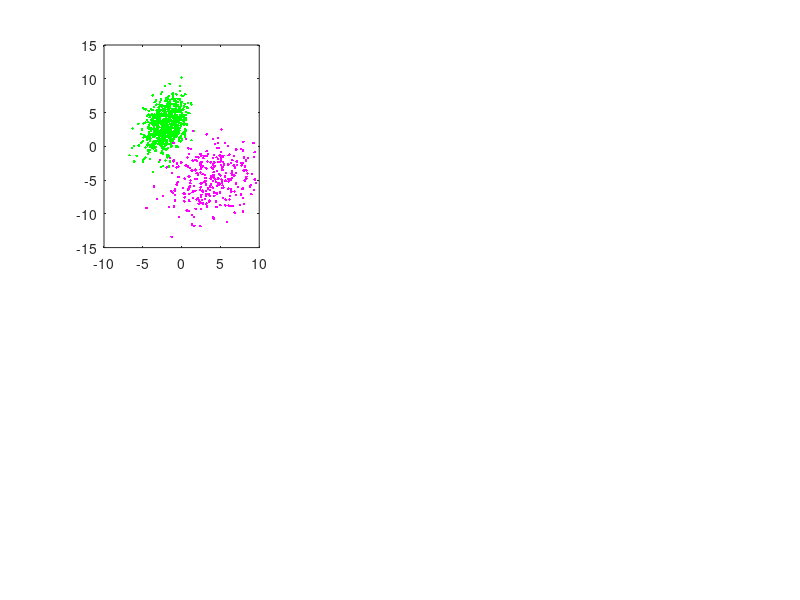

Source code (MATLAB): (Note: this script raises an error after producing the figure.)
% MISAEL MORALES  -  MATH 7993 Numerical Optimization  -  PROJECT
% ------------------------------------------------------------------------
% OPTIMAL PREDICTION AND CLUSTERING OF GAUSSIAN MIXTURE MODELS
% ------------------------------------------------------------------------
% This is a MTALAB script routine to perform the Expectation-Maximization
% algorithm on a multivariate gaussian mixture model.
% The goal is to obtain estimates for the means, covariances, and
% proportions and to further improve estimates using the Optimization
% Toolbox.
% Misael Morales - MATH 7993 - July 2020
%
% ------------------------------------------------------------------------
clear; clc; close all
tic % Start timer for script runtime
fprintf('MISAEL MORALES - MATH 7993 NUMERICAL OPTIMIZATION - PROJECT\n');
fprintf('OPTIMIZATION OF MULTIVARIATE GAUSSIAN MIXTURE MODEL\n');
% ------------------------------------------------------------------------
%% Step 0: Define problem variables
numsamples = 1000;          % Number of randomly generated data points

mu1 = [-2 3];               % Mean vector 1
mu2 = [4 -5];               % Mean vector 2
sigma1 = [2 1 ; 0 5];       % Covariance matrix 1
sigma2 = [8 1 ; 1 8];       % Covariance matrix 2
prop = [7 3];               % Proportion of each distribution
prop = prop/sum(prop);      % Normalize proportions as decimals constraint

x0 = [mu1(1),mu1(2);mu2(1),mu2(2);
      sigma1(1,1),sigma1(1,2);sigma1(2,1),sigma1(2,2);
      sigma2(1,1),sigma2(1,2);sigma2(2,1),sigma2(2,2);
      prop(1),prop(2)];

% Define the dimensionality and the number of clusters to be estimated.
n = 2;          % The vector lengths equal to the number of dimensions
k = 2;          % The number of clusters.

% Define stopping criterion. 
tol     = 1e-6;        % Stopping criteria 1: tolerance
maxiter = 5;           % Stopping criteria 2: maximum number of iterations
%
%% Step 1: Print data & Generate data from TWO 2D distributions.

% Print initial variables
fprintf('Real Mu1: [%.2f, %.2f]\n', mu1);
fprintf('Real Mu2: [%.2f, %.2f]\n', mu2);
fprintf('Real Sigma1: [%.2f %.2f ; %.2f %.2f]\n', sigma1);
fprintf('Real Sigma2: [%.2f %.2f ; %.2f %.2f]\n', sigma2);
fprintf('Real Proportions: [%.3f, %.3f]\n', prop);

dim1 = numsamples*prop(1);    % Number of data points from each distribution
dim2 = numsamples*prop(2);

% Generate sample points with the specified means and covariance matrices.
R1 = chol(sigma1);
X1 = randn(dim1, 2) * R1;     % Random normal (randn) number generator
X1 = X1 + repmat(mu1, size(X1, 1), 1);  % n*1 repmat for same dims as X1

R2 = chol(sigma2);
X2 = randn(dim2, 2) * R2;     % Random normal (randn) number generator
X2 = X2 + repmat(mu2, size(X2, 1), 1);  % n*1 repmat for same dims as X2

global X
X = [X1; X2]; % Combine the two sets of random normal elements into one


m = size(X, 1); % The number of data points; rows of X

% Ensure positive-semidefinite constraint on covariance matrices
sigma1 = chol(sigma1)*chol(sigma1)';
sigma2 = chol(sigma2)*chol(sigma2)';

% Generate a 1,2 classification to use Classification Learner Toolbox
class1 = cat(2, X1,   ones(size(X1,1), 1));
class2 = cat(2, X2, 2*ones(size(X2,1), 1));
Xclass = [class1;class2];

%%====================================================
%% STEP 2: Define initial values for the parameters.
% Use the GMM_InitialGuess MATLAB subroutine to define the starting value
% for the EM-algorithm.
%
% A = Means / B = Covariances / C = Proportions
%% 1a: Good initial Guesses
%{
% A1: Mu - Randomly modify by Normal Distribution the means to be initial guess.
mu = [mu1+rand(1);mu2+rand(1)];
mu1g = mu(1,:); %for printing initial guesses
mu2g = mu(2,:); %for printing initial guesses

% B1: Sigma - Use overall covariance of the dataset as the initial variance for each cluster.
sigma = []; 
for j = 1:k
    sigma{j} = cov(X);
end
% C1: Proportions - Assign equal PRIOR probabilities to each cluster.
phi = ones(1, k) * (1 / k);
%}
%% 1b: Bad Initial Guess - 2D case
%
mu1g     = [-2 , 2];
mu2g     = [5 , -5];
mu = [mu1g;mu2g];
sigma{1} = [50, 5; 5, 50];
sigma{2} = [30, 0.1; 1, 3];
phi      = [99 11];
phi      = phi/sum(phi);

x0g = [mu1g; mu2g;
       sigma{1}(1,:);sigma{1}(2,:);
       sigma{2}(1,:);sigma{2}(2,:);
       phi(1),phi(2)];
%}
%%
fprintf('-----------------------------------------------------------\n');
fprintf('Initial Guess Mu1: [%.2f, %.2f]\n', mu1g);
fprintf('Initial Guess Mu2: [%.2f, %.2f]\n', mu2g);
fprintf('Initial Guess Sigma1: [%.2f %.2f ; %.2f %.2f]\n', sigma{1});
fprintf('Initial Guess Sigma2: [%.2f %.2f ; %.2f %.2f]\n', sigma{2});
fprintf('Initial Guess Proportions: [%.3f, %.3f]\n', phi);
%% Scatterplot and Contours for Original Data
% Define parameters for grid density and dimensions.
gridSize = 50;
 maxgrid = max(max(mu1,mu2)) + max(max(max(sigma1,sigma2)));
       u = linspace(-maxgrid, maxgrid, gridSize);
% Display a scatter plot of the data from the two distributions.
% Save space as a subplot to plot side-by-side with EM-generated
% distribution estimates.
figure(1)
subplot(2,3,1);
hold off;
plot(X1(:, 1), X1(:, 2), 'g.');
hold on;
plot(X2(:, 1), X2(:, 2), 'm.');

% Define a [gridSize^2 x 2] matrix 'gridX' of coordinates representing
% the input values over the grids.
[A , B] = meshgrid(u, u);
gridX   = [A(:), B(:)];

% Calculate the Gaussian distribution for every value in the grid.
z1 = GaussianNormalDist(gridX, mu1, sigma1);
z2 = GaussianNormalDist(gridX, mu2, sigma2);

% Reshape the responses back into a 2D grid to be plotted with contour.
Z1 = reshape(z1, gridSize, gridSize);
Z2 = reshape(z2, gridSize, gridSize);

% Plot the contour lines (5) to show the pdf over the data.
contour(u, u, Z1, 5);
contour(u, u, Z2, 5);
daspect([1 1 1])

plot(mu1(1),mu1(2),'k.','MarkerSize',20)    %plot original center X1
plot(mu2(1),mu2(2),'k.','MarkerSize',20)    %plot original center X2

title('True PDFs');
%% Histogram for Original Data
figure(2)
subplot(2,1,1);
hold off
histogram(X);
hold on
title('Histogram of MV Normal Data')
xlabel('X'); ylabel('Frequency');
%savefig('GMM_histogram')
% Create a 3D Surface Plot for the pdf response function
subplot(2,1,2);
hold off
surf([Z1;Z2])
hold on
title('MV PDF for Generated Data')
%% Scatterplot and Contours of Initial Estimates
figure(1)
subplot(2,3,2);
hold off;
plot(X1(:, 1), X1(:, 2), 'g.');
hold on;
plot(X2(:, 1), X2(:, 2), 'm.');
% Calculate the Gaussian distribution for every value in the grid.
z1 = GaussianNormalDist(gridX, mu1g, sigma{1});
z2 = GaussianNormalDist(gridX, mu2g, sigma{2});

% Reshape the responses back into a 2D grid to be plotted with contour.
Z1 = reshape(z1, gridSize, gridSize);
Z2 = reshape(z2, gridSize, gridSize);

% Plot the contour lines (5) to show the pdf over the data.
contour(u, u, Z1, 5);
contour(u, u, Z2, 5);
daspect([1 1 1])

plot(mu1g(1),mu1g(2),'k.','MarkerSize',20)    %plot original center X1
plot(mu2g(1),mu2g(2),'k.','MarkerSize',20)    %plot original center X2

title('Initial Guess');
%%===================================================
%% STEP 3: Run Expectation Maximization (EM) Algorithm
for iter = 1:maxiter    
    %% STEP 3a: Expectation
    %
    % Calculate the probability for each data point for each distribution.
    
    % Matrix to hold the pdf value for each every data point for every cluster.
    % One row per data point, one column per cluster.
    pdf = zeros(m, k);
    
    % For each Gaussian...
    for j = 1:k
        % Evaluate the Gaussian for all data points for cluster 'j'.
        pdf(:, j) = GaussianNormalDist(X, mu(j, :), sigma{j});
    end
    
    % Multiply each pdf value by the prior probability for cluster.
    pdf_w = bsxfun(@times, pdf, phi);
    
    % Divide the weighted probabilities by the sum of weighted probabilities for each cluster.
    W = bsxfun(@rdivide, pdf_w, sum(pdf_w, 2));
    
    %%===============================================
    %% STEP 3b: Maximization
    %%% Calculate the probability for each data point for each distribution.

    % Store the previous means, to be optimized iteratively.
    prevMu = mu;    
    
    % For each of the Gaussian...
    for j = 1:k
    
        % Calculate the prior probability for cluster 'j'.
        prop_(j) = mean(W(:, j), 1);
        
        % Calculate the new mean for cluster 'j' by taking the weighted
        % average of all data points.
        weights  = W(:,j);
        val      = weights' * X;
        mu(j, :) = val ./ sum(weights, 1);

        % Calculate the covariance matrix for cluster 'j' by taking the 
        % weighted average of the covariance for each training example. 
        sigma_k = zeros(n, n);
        
        % Subtract the cluster mean from all data points.
        Xm = bsxfun(@minus, X, mu(j, :));
        
        % Calculate the contribution of each training example to the covariance matrix.
        for i = 1:m
            sigma_k = sigma_k + (W(i, j) .* (Xm(i, :)' * Xm(i, :)));
        end
   
        % Divide by the sum of weights.
        sigma{j} = sigma_k ./ sum(W(:, j));
    end
    
    % Check for convergence.
    if abs(mu - prevMu) < tol
        break
    end
            
% End of Expectation Maximization (EM)    
end

%% Step 4: Print final values
fprintf('-----------------------------------------------------------\n');
% Rename final variables
mu1_    = mu(1,:);
mu2_    = mu(2,:);
sigma1_ = sigma{1};
sigma2_ = sigma{2};

% print final variables
fprintf('EM-estimated Mu1: [%.4f, %.4f]\n', mu1_);
fprintf('EM-estimated Mu2: [%.4f, %.4f]\n', mu2_);
fprintf('EM-estimated Sigma1: [%.3f %.3f ; %.3f %.3f]\n', sigma1_);
fprintf('EM-estimated Sigma2: [%.3f %.3f ; %.3f %.3f]\n', sigma2_);
fprintf('EM-estimated Proportions: [%.4f, %.4f]. Sum: %.4f\n', prop_, sum(prop_));

% Print the stopping criteria and the total number of EM iterations
fprintf('Stopping Criteria: max iterations (%d) | tolerance (%.1d)\n', maxiter, tol)

if iter == maxiter
    fprintf('Maximum number of iterations (%d) was reached before convergence!\n', iter)
else 
    fprintf('Total EM Iterations: %d\n', iter);
end

% END of main script
%% Scatterplot and Contours for EM-estimated Data
%
% Display a scatter plot of the data from the two distributions.
figure(1)
subplot(2,3,4);
hold off;
plot(X1(:, 1), X1(:, 2), 'g.');
hold on;
plot(X2(:, 1), X2(:, 2), 'm.');

% Again, create a [gridSize^2 x 2] matrix 'gridX' of coordinates representing
% the input values over the grid.
[A , B] = meshgrid(u, u);
gridX   = [A(:), B(:)];

% Calculate the Gaussian response for every value in the grid.
z1_ = GaussianNormalDist(gridX, mu1_, sigma1_);
z2_ = GaussianNormalDist(gridX, mu2_, sigma2_);

% Reshape the responses back into a 2D grid to be plotted with contour.
Z1_ = reshape(z1_, gridSize, gridSize);
Z2_ = reshape(z2_, gridSize, gridSize);

% Plot the contour lines (5) to show the pdf over the data.
contour(u, u, Z1_, 5);
contour(u, u, Z2_, 5);
daspect([1 1 1])

plot(mu1(1),mu1(2),'k.','MarkerSize',20)    %plot original center X1
plot(mu2(1),mu2(2),'k.','MarkerSize',20)    %plot original center X2
plot(mu1_(1),mu1_(2),'k*')  %plot new center X1
plot(mu2_(1),mu2_(2),'k*')  %plot new center X2
title('EM Contours');
%savefig('GMM_orig_EM_data_contour')
%
% ------------------------------------------------------------------------
%% Optimization Toolbox - fminsearch
fprintf('-----------------------------------------------------------\n');
fprintf('Optimization Toolbox subroutine: \n');

% Store as a single output for Optimization Toolbox
x0_ = [mu1_(1),mu1_(2); mu2_(1),mu2_(2);
      sigma1_(1,1),sigma1_(1,2); sigma1_(2,1),sigma1_(2,2);
      sigma2_(1,1),sigma2_(1,2); sigma2_(2,1),sigma2_(2,2);
      prop_(1),prop_(2)];
% Optimization Toolbox Options & Settings
%'Display',     'iter',...
options = optimset(...
'PlotFcns',    {@optimplotfval,@optimplotfunccount},...
'MaxIter',     500,...
'MaxFunEvals', 5000,...             
'TolFun',      1e-6,...
'TolX',        1e-6);
% Use the functions in the Optimization Toolbox to optimize the Negative
% Log-Likelihood function for the Gaussian Mixture Model.
figure(3)
[optXval,optFval,optFlag,optOut]  = fminsearch(@GMM_negloglik, x0_, options);
copyobj(get(gcf,'children'),figure(3));
hold on
xlabel('fminsearch iteration')
hold off
optXval(7,:) = optXval(7,:)/sum(optXval(7,:));
mu1_opt1 = optXval(1,:);
mu2_opt1 = optXval(2,:);
sigma1_opt1 = optXval(3:4,:);
sigma2_opt1 = optXval(5:6,:);
prop_opt1 = optXval(7,:);
% Printing optimization 1 outputs      
fprintf('-----------------------------------------------------------\n');
fprintf('NMS Optimization-estimated Mu1: [%.4f, %.4f]\n', mu1_opt1);
fprintf('NMS Optimization-estimated Mu2: [%.4f, %.4f]\n', mu1_opt1);
fprintf('NMS Optimization-estimated Sigma1: [%.3f %.3f ; %.3f %.3f]\n', sigma1_opt1);
fprintf('NMS Optimization-estimated Sigma2: [%.3f %.3f ; %.3f %.3f]\n', sigma2_opt1);
fprintf('NMS Optimization-estimated Proportions: [%.4f, %.4f]. Sum: %.3f \n', prop_opt1, sum(prop_opt1));   
fprintf('-----------------------------------------------------------\n');
%
%% Printing optimization 2 outputs - fminunc
% Optimization Toolbox Options & Settings
%'Display',     'iter',...
options2 = optimset(...
'PlotFcns',    {@optimplotfval,@optimplotfirstorderopt}, ...
'MaxIter',     5000,...       
'MaxFunEvals', 1E6,...                 
'TolFun',      1e-15,...
'TolX',        1e-15);
% Use the functions in the Optimization Toolbox to optimize the Negative
% Log-Likelihood function for the Gaussian Mixture Model.
figure(4)
[optXval2,optFval2,optFlag2,optOut2]  = fminunc(@GMM_negloglik, x0_, options2);
copyobj(get(gcf,'children'),figure(4));
hold on
xlabel('fminunc iteration')
hold off
optXval2(7,:) = optXval2(7,:)/sum(optXval2(7,:));
mu1_opt2 = optXval2(1,:);
mu2_opt2 = optXval2(2,:);
sigma1_opt2 = optXval2(3:4,:);
sigma2_opt2 = optXval2(5:6,:);
prop_opt2 = optXval2(7,:);
% Printing optimization 2 outputs      
fprintf('-----------------------------------------------------------\n');
fprintf('QN Optimization-estimated Mu1: [%.4f, %.4f]\n', mu1_opt2);
fprintf('QN Optimization-estimated Mu2: [%.4f, %.4f]\n', mu2_opt2);
fprintf('QN Optimization-estimated Sigma1: [%.3f %.3f ; %.3f %.3f]\n', sigma1_opt2);
fprintf('QN Optimization-estimated Sigma2: [%.3f %.3f ; %.3f %.3f]\n', sigma2_opt2);
fprintf('QN Optimization-estimated Proportions: [%.4f, %.4f]. Sum: %.3f\n', prop_opt2,sum(prop_opt2));  
%
fprintf('-----------------------------------------------------------\n');
fprintf('EM-estimated Negative Log-Likelihood:        %.4f \n', GMM_negloglik(x0_));
fprintf('fminsearch Negative Log-Likelihood:          %.4f \n', optFval);
fprintf('fminunc Negative Log-Likelihood:             %.4f \n', optFval2);
fprintf('Original Parameters Negative Log-Likelihood: %.4f \n', GMM_negloglik(x0));
%% Plot the new refined estimates
figure(1)
% NMS Optimtool Estimates
subplot(2,3,5);
hold off;
plot(X1(:, 1), X1(:, 2), 'g.');
hold on;
plot(X2(:, 1), X2(:, 2), 'm.');

% Calculate the Gaussian response for every value in the grid.
z1_ = GaussianNormalDist(gridX, mu1_opt1, sigma1_opt1);
z2_ = GaussianNormalDist(gridX, mu2_opt1, sigma2_opt1);

% Reshape the responses back into a 2D grid to be plotted with contour.
Z1_ = reshape(z1_, gridSize, gridSize);
Z2_ = reshape(z2_, gridSize, gridSize);

% Plot the contour lines (5) to show the pdf over the data.
contour(u, u, Z1_, 5);
contour(u, u, Z2_, 5);
daspect([1 1 1])

plot(mu1(1),mu1(2),'k.','MarkerSize',20)    %plot original center X1
plot(mu2(1),mu2(2),'k.','MarkerSize',20)    %plot original center X2
plot(mu1_opt1(1),mu1_opt1(2),'k*')  %plot new center X1
plot(mu2_opt1(1),mu2_opt1(2),'k*')  %plot new center X2
title('NMS Contours');

% QN Optimtool Estimates
subplot(2,3,6);
hold off;
plot(X1(:, 1), X1(:, 2), 'g.');
hold on;
plot(X2(:, 1), X2(:, 2), 'm.');

% Calculate the Gaussian response for every value in the grid.
z1_ = GaussianNormalDist(gridX, mu1_opt2, sigma1_opt2);
z2_ = GaussianNormalDist(gridX, mu2_opt2, sigma2_opt2);

% Reshape the responses back into a 2D grid to be plotted with contour.
Z1_ = reshape(z1_, gridSize, gridSize);
Z2_ = reshape(z2_, gridSize, gridSize);

% Plot the contour lines (5) to show the pdf over the data.
contour(u, u, Z1_, 5);
contour(u, u, Z2_, 5);
daspect([1 1 1])

plot(mu1(1),mu1(2),'k.','MarkerSize',20)    %plot original center X1
plot(mu2(1),mu2(2),'k.','MarkerSize',20)    %plot original center X2
plot(mu1_opt2(1),mu1_opt2(2),'k*')  %plot new center X1
plot(mu2_opt2(1),mu2_opt2(2),'k*')  %plot new center X2
title('QN Contours');

%% Clear extra variables
clear i j k h m n 
clear class1 class2 dim1 dim2 indeces
clear maxiter iter tol numsamples
clear A B C Xm W weights val Xclass X1 X2 x0 x0_ X
clear gridSize gridX maxgrid 
clear options options2 optXval optXval2 optOut optOut2 
clear optFval optFval2 optFlag optFlag2
clear Z Z1 Z2 z1 z2 Z1_ Z2_ z1_ z2_ mu1g mu2g u
clear sigma_k sigma R1 R2 pdf pdf_w  prevMu mu phi

%% Time entire script runtime
toc